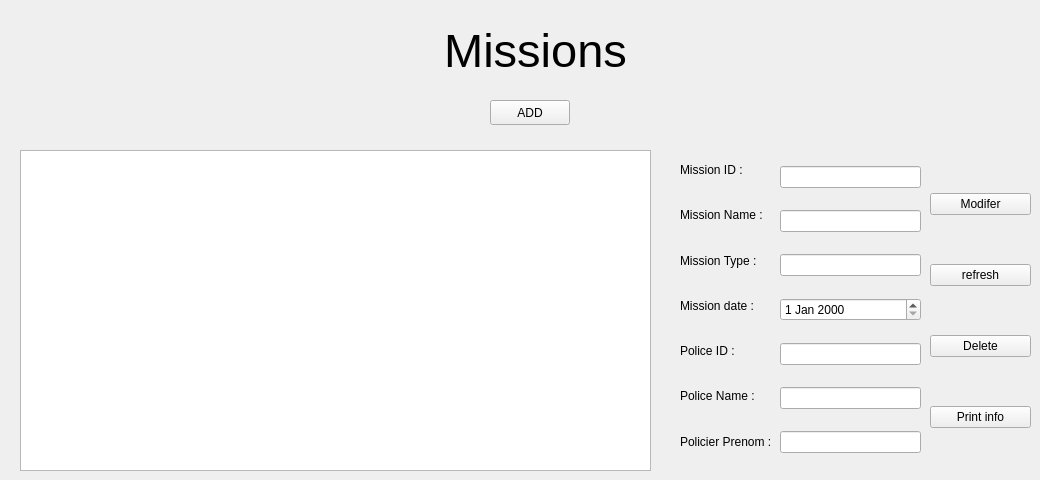
      <widget class="QWidget" name="tab_22">
       <attribute name="title">
        <string>Afficher</string>
       </attribute>
       <widget class="QLabel" name="label_43">
        <property name="geometry">
         <rect>
          <x>430</x>
          <y>0</y>
          <width>211</width>
          <height>101</height>
         </rect>
        </property>
        <property name="font">
         <font>
          <pointsize>35</pointsize>
         </font>
        </property>
        <property name="lineWidth">
         <number>5</number>
        </property>
        <property name="text">
         <string>Missions</string>
        </property>
        <property name="textFormat">
         <enum>Qt::PlainText</enum>
        </property>
        <property name="alignment">
         <set>Qt::AlignCenter</set>
        </property>
       </widget>
       <widget class="QPushButton" name="pb_missionstaketoadd">
        <property name="geometry">
         <rect>
          <x>490</x>
          <y>100</y>
          <width>80</width>
          <height>25</height>
         </rect>
        </property>
        <property name="text">
         <string>ADD</string>
        </property>
       </widget>
       <widget class="QTableView" name="tableViewmissions">
        <property name="geometry">
         <rect>
          <x>20</x>
          <y>150</y>
          <width>631</width>
          <height>321</height>
         </rect>
        </property>
       </widget>
       <widget class="QWidget" name="layoutWidget_5">
        <property name="geometry">
         <rect>
          <x>680</x>
          <y>150</y>
          <width>100</width>
          <height>311</height>
         </rect>
        </property>
        <layout class="QVBoxLayout" name="verticalLayout_2">
         <item>
          <widget class="QLabel" name="label_44">
           <property name="text">
            <string>Mission ID :</string>
           </property>
          </widget>
         </item>
         <item>
          <widget class="QLabel" name="label_45">
           <property name="text">
            <string>Mission Name :</string>
           </property>
          </widget>
         </item>
         <item>
          <widget class="QLabel" name="label_46">
           <property name="text">
            <string>Mission Type :</string>
           </property>
          </widget>
         </item>
         <item>
          <widget class="QLabel" name="label_47">
           <property name="text">
            <string>Mission date :</string>
           </property>
          </widget>
         </item>
         <item>
          <widget class="QLabel" name="label_48">
           <property name="text">
            <string>Police ID :</string>
           </property>
          </widget>
         </item>
         <item>
          <widget class="QLabel" name="label_49">
           <property name="text">
            <string>Police Name :</string>
           </property>
          </widget>
         </item>
         <item>
          <widget class="QLabel" name="label_50">
           <property name="text">
            <string>Policier Prenom :</string>
           </property>
          </widget>
         </item>
        </layout>
       </widget>
       <widget class="QWidget" name="layoutWidget_6">
        <property name="geometry">
         <rect>
          <x>780</x>
          <y>150</y>
          <width>141</width>
          <height>321</height>
         </rect>
        </property>
        <layout class="QVBoxLayout" name="verticalLayout_3">
         <item>
          <widget class="QLineEdit" name="le_missionid">
           <property name="text">
            <string/>
           </property>
          </widget>
         </item>
         <item>
          <widget class="QLineEdit" name="le_missionname">
           <property name="text">
            <string/>
           </property>
          </widget>
         </item>
         <item>
          <widget class="QLineEdit" name="le_missiontype">
           <property name="text">
            <string/>
           </property>
          </widget>
         </item>
         <item>
          <widget class="QDateEdit" name="de_missiondate"/>
         </item>
         <item>
          <widget class="QLineEdit" name="le_missionpoliceid">
           <property name="text">
            <string/>
           </property>
          </widget>
         </item>
         <item>
          <widget class="QLineEdit" name="le_missionspolicename">
           <property name="text">
            <string/>
           </property>
          </widget>
         </item>
         <item>
          <widget class="QLineEdit" name="le_missionspoliceprenom">
           <property name="text">
            <string/>
           </property>
          </widget>
         </item>
        </layout>
       </widget>
       <widget class="QWidget" name="layoutWidget_7">
        <property name="geometry">
         <rect>
          <x>930</x>
          <y>150</y>
          <width>101</width>
          <height>321</height>
         </rect>
        </property>
        <layout class="QVBoxLayout" name="verticalLayout_6">
         <item>
          <widget class="QPushButton" name="pb_missionsmodifier">
           <property name="text">
            <string>Modifer</string>
           </property>
          </widget>
         </item>
         <item>
          <widget class="QPushButton" name="pb_missionrefresh">
           <property name="text">
            <string>refresh</string>
           </property>
          </widget>
         </item>
         <item>
          <widget class="QPushButton" name="pb_missionsdelete">
           <property name="text">
            <string>Delete</string>
           </property>
          </widget>
         </item>
         <item>
          <widget class="QPushButton" name="pb_missioninfoprint">
           <property name="text">
            <string>Print info</string>
           </property>
          </widget>
         </item>
        </layout>
       </widget>
      </widget>
